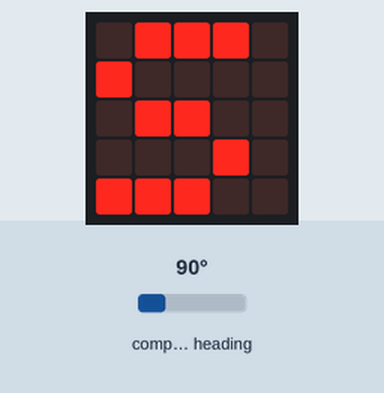
A program run on a simulated BBC micro:bit (MakeCode). Shown: the board's 5×5 LED display. The inputs (shaded band) are chosen by the test bench; at power-on: compass heading 90°. The compass is already calibrated.

Above: at 1.2 s.
1.3 s: compass heading set to 49°
2.8 s: compass heading set to 40°
At 4.2 s:
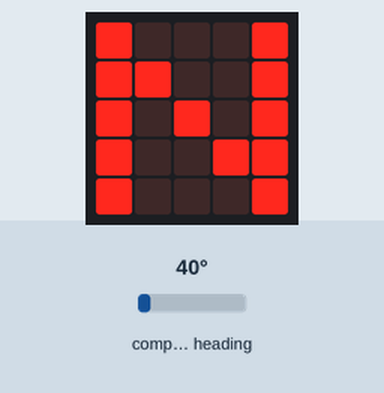
4.5 s: compass heading set to 180°
At 5.7 s:
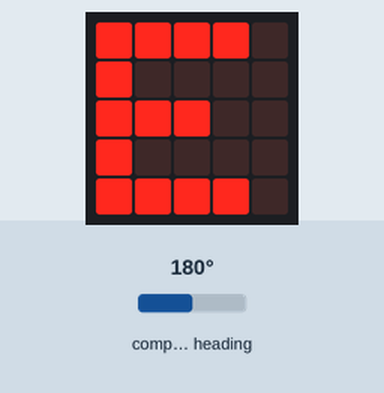
6.1 s: compass heading set to 137°
7.6 s: compass heading set to 128°
At 8.6 s:
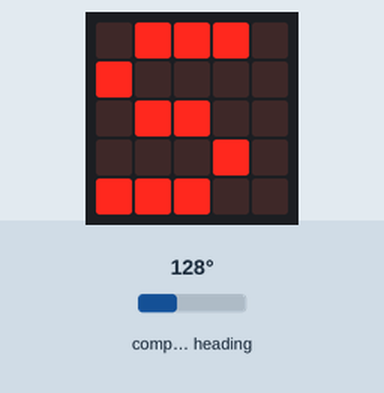
9.2 s: compass heading set to 7°
At 10.0 s:
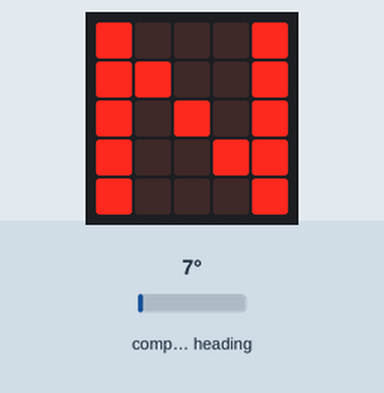
Timing chart, 0 to 11.7 s (numbered marks = the images above; inputs shaded):
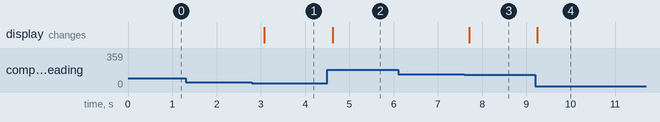

Measured:
- the behaviour switches between 45 and 44° on compass heading (found by bisection; images 0 and 1)
- the behaviour switches between 135 and 134° on compass heading (found by bisection; images 2 and 3)
- after the input at 1.3 s, every drawn part: stays the same
- after the input at 2.8 s, the display: changes after 0.28 s (image 1)
- after the input at 4.5 s, the display: changes after 0.12 s (image 2)
- after the input at 6.1 s, every drawn part: stays the same
- after the input at 7.6 s, the display: changes after 0.10 s (image 3)
- after the input at 9.2 s, the display: changes at once (image 4)

The program:

main.ts
```typescript
let bearing = 0
basic.forever(function () {
    bearing = input.compassHeading()
    if (bearing < 45 || bearing > 315) {
        basic.showString("N")
    } else {
        if (bearing < 135 || bearing > 225) {
            basic.showString("S")
        } else {
            if (bearing < 135 || bearing > 45) {
                basic.showString("E")
            } else {
                if (bearing < 315 || bearing > 225) {
                    basic.showString("W")
                } else {
                    basic.clearScreen()
                }
            }
        }
    }
})
```

test.ts
```typescript
// 테스트는 여기로 이동합니다; 이 패키지가 확장으로 사용될 때 컴파일되지 않을 것 입니다.
```
